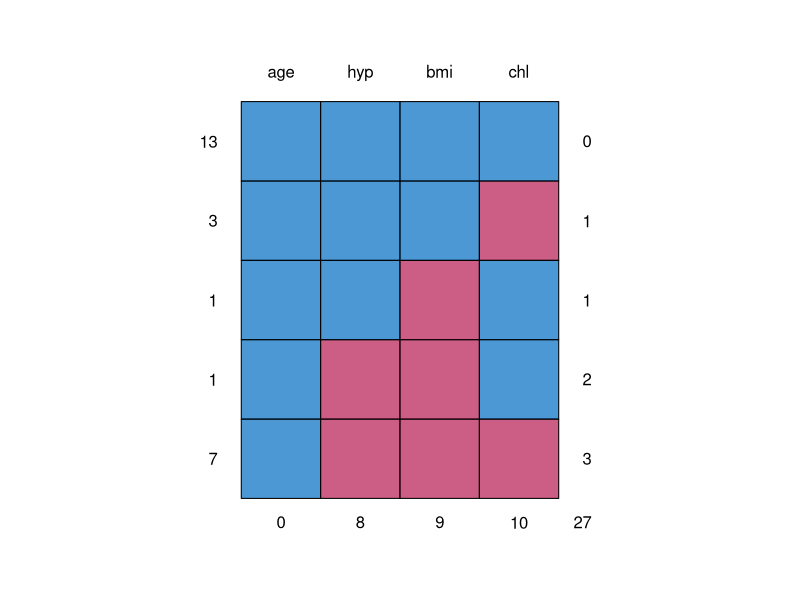
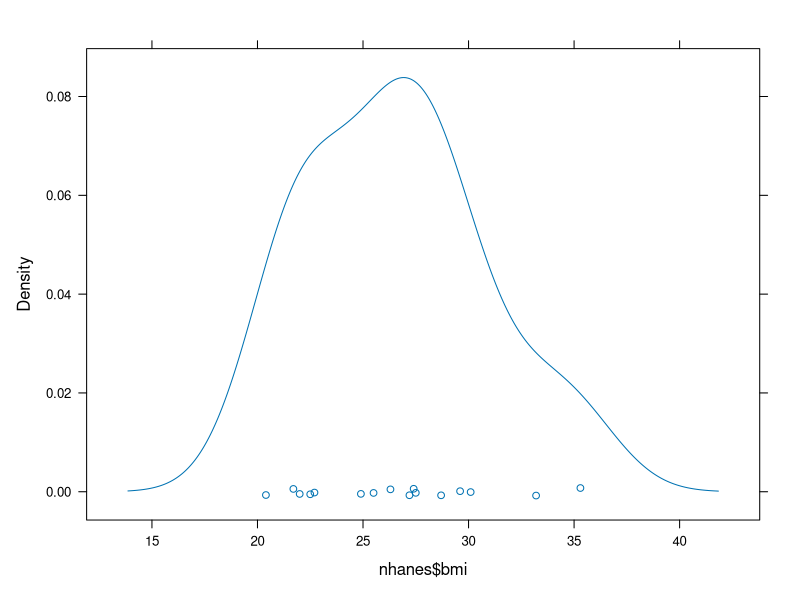
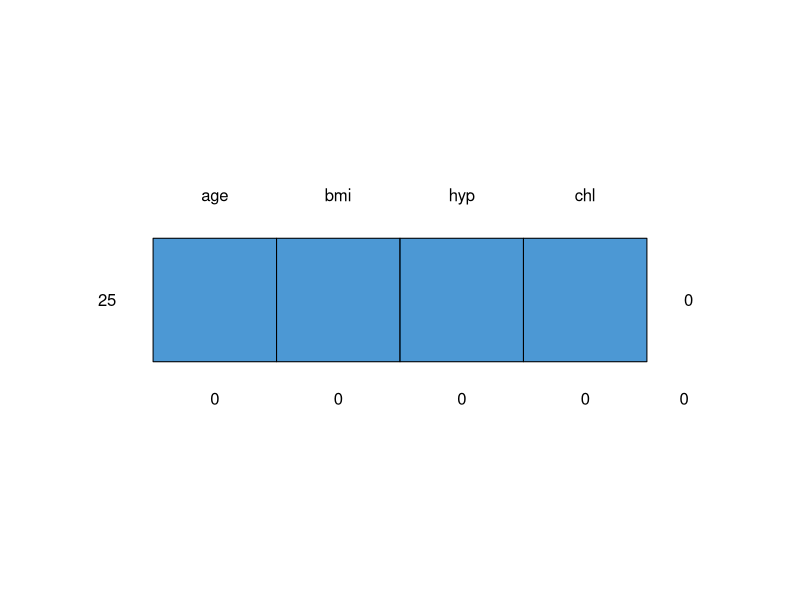

The R script that drew these images, in order:
## ---- chunk 1
require(mice)
require(lattice)
set.seed(123)
## ---- chunk 2
nhanes
## ---- chunk 3
help(nhanes)
?nhanes
## ---- chunk 4
summary(nhanes)
## ---- chunk 5
md.pattern(nhanes)
## ---- chunk 6
fit <- with(nhanes, lm(age ~ bmi))
summary(fit)
## ---- chunk 7
imp <- mice(nhanes, method = "mean", m = 1, maxit = 1)
## ---- chunk 8
complete(imp)
## ---- chunk 9
colMeans(nhanes, na.rm = TRUE)
## ---- chunk 10
fit <- with(imp, lm(age ~ bmi))
summary(fit)
## ---- chunk 11
densityplot(nhanes$bmi)
## ---- chunk 12
imp <- mice(nhanes, method = "norm.predict", m = 1, maxit = 1)
## ---- chunk 13
complete(imp)
## ---- chunk 14
fit <- with(imp, lm(age ~ bmi))
summary(fit)
## ---- chunk 15
imp <- mice(nhanes, method = "norm.nob", m = 1, maxit = 1)
## ---- chunk 16
complete(imp)
## ---- chunk 17
fit <- with(imp, lm(age ~ bmi))
summary(fit)
## ---- chunk 18
imp <- mice(nhanes, method = "norm.nob", m = 1, maxit = 1, seed = 123, print = FALSE)
fit <- with(imp, lm(age ~ bmi))
summary(fit)
## ---- chunk 19
imp <- mice(nhanes)
imp
## ---- chunk 20
attributes(imp)
## ---- chunk 21
imp$data
## ---- chunk 22
imp$imp
## ---- chunk 23
c3 <- complete(imp, 3) 
md.pattern(c3)
## ---- chunk 24
c.long <- complete(imp, "long")  
c.long
## ---- chunk 25
c.broad <- complete(imp, "broad")
c.broad
